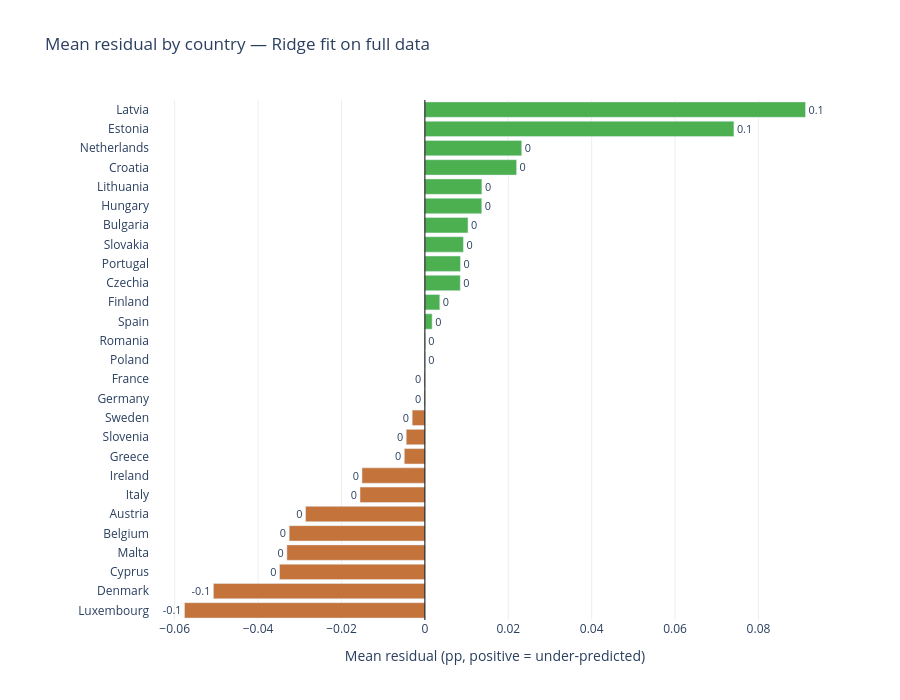

The notebook cell this image was saved under:
### Markdown cell above
## 5. Where does the model struggle?

Mean residual per country on the full training set:
positive means the model consistently under-predicts that country’s renewable share
(geography or policy captured poorly by the three continuous features),
negative means it over-predicts.

### Code cell
panel_res = panel.copy()
panel_res["predicted"] = ridge_full.predict(X_arr)
panel_res["residual"] = panel_res["renewable_share"] - panel_res["predicted"]

mean_res = panel_res.groupby("country")["residual"].mean().sort_values()
bar_colors2 = [COLORS["renewables"] if r >= 0 else COLORS["fossil"] for r in mean_res]

fig = go.Figure()
fig.add_trace(go.Bar(
    x=mean_res.values,
    y=mean_res.index,
    orientation="h",
    marker_color=bar_colors2,
    text=mean_res.values.round(1),
    textposition="outside",
))
fig.add_vline(x=0, line_color="black", line_width=1)
fig.update_layout(
    title="Mean residual by country — Ridge fit on full data",
    xaxis_title="Mean residual (pp, positive = under-predicted)",
    yaxis_title=None,
    plot_bgcolor="white",
    xaxis=dict(gridcolor="#eeeeee"),
    height=700,
    showlegend=False,
    margin=dict(l=150, r=60),
)
fig.show()

### Figure 1 — Plotly figure (JSON) as saved in the notebook; plotly's stock layout.template omitted (floating-point values rounded to 4 significant figures)
{"data": [{"marker": {"color": ["#C4733A", "#C4733A", "#C4733A", "#C4733A", "#C4733A", "#C4733A", "#C4733A", "#C4733A", "#C4733A", "#C4733A", "#C4733A", "#C4733A", "#C4733A", "#4CAF50", "#4CAF50", "#4CAF50", "#4CAF50", "#4CAF50", "#4CAF50", "#4CAF50", "#4CAF50", "#4CAF50", "#4CAF50", "#4CAF50", "#4CAF50", "#4CAF50", "#4CAF50"]}, "orientation": "h", "text": [-0.1, -0.1, -0.0, -0.0, -0.0, -0.0, -0.0, -0.0, -0.0, -0.0, -0.0, -0.0, -0.0, 0.0, 0.0, 0.0, 0.0, 0.0, 0.0, 0.0, 0.0, 0.0, 0.0, 0.0, 0.0, 0.1, 0.1], "textposition": "outside", "type": "bar", "x": [-0.05764, -0.05071, -0.03485, -0.03309, -0.03254, -0.02861, -0.01555, -0.01508, -0.004937, -0.00447, -0.003041, -0.0001526, -0.0001358, 6.405e-05, 8.136e-05, 0.001741, 0.003572, 0.008485, 0.008529, 0.009236, 0.01034, 0.01364, 0.01367, 0.02199, 0.02322, 0.07411, 0.09128], "y": ["Luxembourg", "Denmark", "Cyprus", "Malta", "Belgium", "Austria", "Italy", "Ireland", "Greece", "Slovenia", "Sweden", "Germany", "France", "Poland", "Romania", "Spain", "Finland", "Czechia", "Portugal", "Slovakia", "Bulgaria", "Hungary", "Lithuania", "Croatia", "Netherlands", "Estonia", "Latvia"]}], "layout": {"height": 700, "margin": {"l": 150, "r": 60}, "plot_bgcolor": "white", "shapes": [{"line": {"color": "black", "width": 1}, "type": "line", "x0": 0, "x1": 0, "xref": "x", "y0": 0, "y1": 1, "yref": "y domain"}], "showlegend": false, "title": {"text": "Mean residual by country — Ridge fit on full data"}, "xaxis": {"gridcolor": "#eeeeee", "title": {"text": "Mean residual (pp, positive = under-predicted)"}}, "yaxis": {"title": {}}}}
